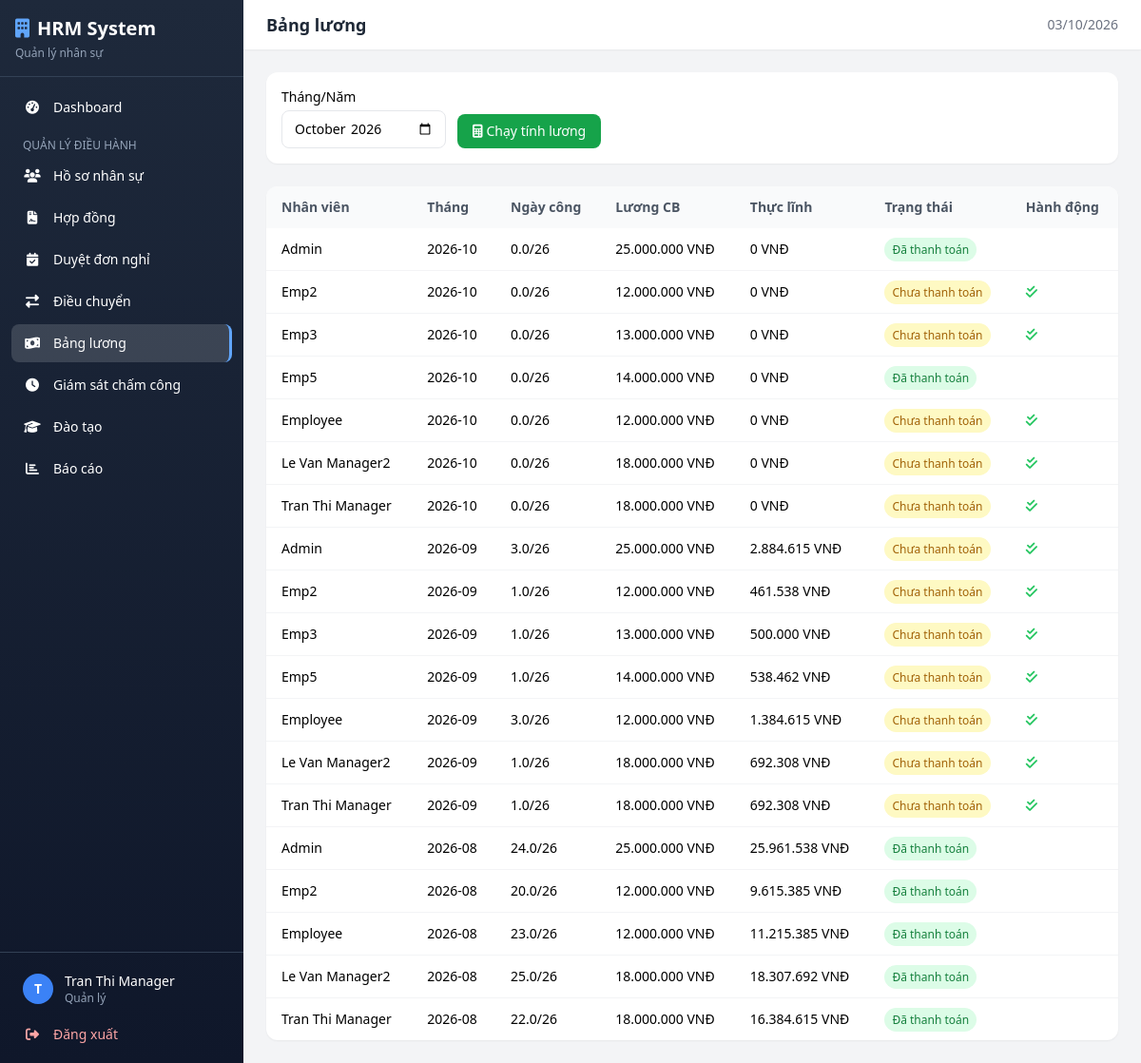
/hrm/index.php?page=bangluong (signed in), run on the app's committed database.
### tables this page shows
CREATE TABLE `bangluong` (
  `MaBangLuong` int(11) NOT NULL AUTO_INCREMENT,
  `MaNV` varchar(20) NOT NULL,
  `ThangNam` varchar(7) NOT NULL COMMENT 'Dinh dang YYYY-MM',
  `SoNgayCongChuan` int(11) DEFAULT 26,
  `SoNgayThucTe` decimal(4,1) NOT NULL DEFAULT 0.0,
  `LuongCoBan` decimal(15,2) NOT NULL,
  `TienPhuCap` decimal(15,2) DEFAULT 0.00,
  `TienThuong` decimal(15,2) DEFAULT 0.00,
  `CacKhoanKhauTru` decimal(15,2) DEFAULT 0.00,
  `ThucLinh` decimal(15,2) NOT NULL,
  `TrangThaiThanhToan` enum('ChuaThanhToan','DaThanhToan') DEFAULT 'ChuaThanhToan',
  `NgayTao` datetime DEFAULT current_timestamp(),
  PRIMARY KEY (`MaBangLuong`),
  UNIQUE KEY `UQ_Luong_Thang` (`MaNV`,`ThangNam`),
  CONSTRAINT `bangluong_ibfk_1` FOREIGN KEY (`MaNV`) REFERENCES `nhanvien` (`MaNV`) ON DELETE CASCADE
);

CREATE TABLE `nhanvien` (
  `MaNV` varchar(20) NOT NULL,
  `HoVaTen` varchar(100) NOT NULL,
  `NgaySinh` date NOT NULL,
  `GioiTinh` enum('Nam','Nu','Khac') NOT NULL,
  `CCCD` varchar(20) NOT NULL,
  `SoDienThoai` varchar(15) NOT NULL,
  `Email` varchar(100) NOT NULL,
  `DiaChiThuongTru` text DEFAULT NULL,
  `MaPhongBan` varchar(20) DEFAULT NULL,
  `MaChucVu` varchar(20) DEFAULT NULL,
  `MaTaiKhoan` int(11) DEFAULT NULL,
  `TrangThaiLamViec` enum('DangLamViec','NghiPhep','DaNghiViec') DEFAULT 'DangLamViec',
  `NgayVaoLam` date NOT NULL,
  PRIMARY KEY (`MaNV`),
  UNIQUE KEY `CCCD` (`CCCD`),
  UNIQUE KEY `Email` (`Email`),
  UNIQUE KEY `MaTaiKhoan` (`MaTaiKhoan`),
  KEY `MaPhongBan` (`MaPhongBan`),
  KEY `MaChucVu` (`MaChucVu`),
  CONSTRAINT `nhanvien_ibfk_1` FOREIGN KEY (`MaPhongBan`) REFERENCES `phongban` (`MaPhongBan`) ON DELETE SET NULL,
  CONSTRAINT `nhanvien_ibfk_2` FOREIGN KEY (`MaChucVu`) REFERENCES `chucvu` (`MaChucVu`) ON DELETE SET NULL,
  CONSTRAINT `nhanvien_ibfk_3` FOREIGN KEY (`MaTaiKhoan`) REFERENCES `taikhoan` (`MaTaiKhoan`) ON DELETE SET NULL
);

### hrm/includes/auth.php (called while the page is built, shortened)
<?php
function getUserName() {
    return $_SESSION['ho_va_ten'] ?? '';
}
function getUserRole() {
    return $_SESSION['vai_tro'] ?? '';
}
function getVaiTroLabel($vaiTro) {
    $labels = [
        'Admin' => 'Quản trị viên',
        'Manager' => 'Quản lý',
        'Employee' => 'Nhân viên'
    ];
    return $labels[$vaiTro] ?? $vaiTro;
}

### hrm/includes/layout.php (the view, shortened to what this page needs)
<?php
function renderHeader($pageTitle = 'HRM System') {
    $currentPage = $_GET['page'] ?? 'dashboard';
    $role = getUserRole();
    $userName = getUserName();
?>
<!DOCTYPE html>
<html lang="vi">
<head>
    <script src="https://cdn.tailwindcss.com"></script>
    <link rel="stylesheet" href="https://cdnjs.cloudflare.com/ajax/libs/font-awesome/6.5.1/css/all.min.css">
</head>
<body class="bg-gray-100 min-h-screen">
<div class="flex min-h-screen">
    <aside id="sidebar" class="sidebar w-64 bg-gradient-to-b from-slate-800 to-slate-900 text-white flex-shrink-0 flex flex-col transition-transform duration-300 fixed md:sticky top-0 h-screen overflow-y-auto">
        <div class="p-4 border-b border-slate-700">
            <h1 class="text-xl font-bold flex items-center gap-2">
                <i class="fas fa-building text-blue-400"></i>
                <span>HRM System</span>
            </h1>
            <p class="text-xs text-slate-400 mt-1">Quản lý nhân sự</p>
        </div>
        <nav class="flex-1 p-3 space-y-1">
            <a href="?page=dashboard" class="sidebar-link flex items-center gap-3 px-3 py-2.5 rounded-lg text-sm <?= $currentPage === 'dashboard' ? 'active' : '' ?>">
                <i class="fas fa-tachometer-alt w-5 text-center"></i> Dashboard
            </a>
            <?php if ($role === 'Manager'): ?>
            <p class="text-xs text-slate-400 px-3 pt-2 uppercase">Quản lý điều hành</p>
            <a href="?page=nhanvien" class="sidebar-link flex items-center gap-3 px-3 py-2.5 rounded-lg text-sm <?= $currentPage === 'nhanvien' ? 'active' : '' ?>">
                <i class="fas fa-users w-5 text-center"></i> Hồ sơ nhân sự
            </a>
            <a href="?page=hopdong" class="sidebar-link flex items-center gap-3 px-3 py-2.5 rounded-lg text-sm <?= $currentPage === 'hopdong' ? 'active' : '' ?>">
                <i class="fas fa-file-contract w-5 text-center"></i> Hợp đồng
            </a>
            <a href="?page=donxinnghi" class="sidebar-link flex items-center gap-3 px-3 py-2.5 rounded-lg text-sm <?= $currentPage === 'donxinnghi' ? 'active' : '' ?>">
                <i class="fas fa-calendar-check w-5 text-center"></i> Duyệt đơn nghỉ
            </a>
            <a href="?page=dieuchuyen" class="sidebar-link flex items-center gap-3 px-3 py-2.5 rounded-lg text-sm <?= $currentPage === 'dieuchuyen' ? 'active' : '' ?>">
                <i class="fas fa-exchange-alt w-5 text-center"></i> Điều chuyển
            </a>
            <a href="?page=bangluong" class="sidebar-link flex items-center gap-3 px-3 py-2.5 rounded-lg text-sm <?= $currentPage === 'bangluong' ? 'active' : '' ?>">
                <i class="fas fa-money-bill-wave w-5 text-center"></i> Bảng lương
            </a>
            <a href="?page=chamcong" class="sidebar-link flex items-center gap-3 px-3 py-2.5 rounded-lg text-sm <?= $currentPage === 'chamcong' ? 'active' : '' ?>">
                <i class="fas fa-clock w-5 text-center"></i> Giám sát chấm công
            </a>
            <a href="?page=daotao" class="sidebar-link flex items-center gap-3 px-3 py-2.5 rounded-lg text-sm <?= $currentPage === 'daotao' ? 'active' : '' ?>">
                <i class="fas fa-graduation-cap w-5 text-center"></i> Đào tạo
            </a>
            <a href="?page=baocao" class="sidebar-link flex items-center gap-3 px-3 py-2.5 rounded-lg text-sm <?= $currentPage === 'baocao' ? 'active' : '' ?>">
                <i class="fas fa-chart-bar w-5 text-center"></i> Báo cáo
            </a>
            <?php endif; ?>
        </nav>
        <div class="p-3 border-t border-slate-700">
            <div class="flex items-center gap-3 px-3 py-2">
                <div class="w-8 h-8 bg-blue-500 rounded-full flex items-center justify-center text-sm font-bold"><?= strtoupper(substr($userName, 0, 1)) ?></div>
                <div class="flex-1 min-w-0">
                    <p class="text-sm font-medium truncate"><?= htmlspecialchars($userName) ?></p>
                    <p class="text-xs text-slate-400"><?= getVaiTroLabel($role) ?></p>
                </div>
            </div>
            <a href="?page=logout" class="sidebar-link flex items-center gap-3 px-3 py-2 rounded-lg text-sm text-red-300 mt-1">
                <i class="fas fa-sign-out-alt w-5 text-center"></i> Đăng xuất
            </a>
        </div>
    </aside>
    <main class="flex-1 min-w-0">
        <header class="bg-white shadow-sm sticky top-0 z-40">
            <div class="flex items-center justify-between px-4 md:px-6 py-3">
                <h2 class="text-lg font-semibold text-gray-800"><?= $pageTitle ?></h2>
                <div class="flex items-center gap-4">
                    <span class="text-sm text-gray-500"><?= date('d/m/Y') ?></span>
                </div>
            </div>
        </header>
        <div class="p-4 md:p-6">
<?php
}
function renderFooter() {
?>
        </div>
    </main>
</div>
</body>
</html>
<?php
}
?>
<?php
function renderTable($headers, $rows, $emptyMsg = 'Không có dữ liệu') {
?>
<div class="bg-white rounded-xl shadow-sm overflow-hidden">
    <div class="overflow-x-auto">
        <table class="w-full text-sm">
            <thead class="bg-gray-50">
                <tr>
                    <?php foreach ($headers as $h): ?>
                    <th class="px-4 py-3 text-left font-semibold text-gray-600"><?= $h ?></th>
                    <?php endforeach; ?>
                </tr>
            </thead>
            <tbody class="divide-y divide-gray-100">
                <?php if (empty($rows)): ?>
                <tr><td colspan="<?= count($headers) ?>" class="px-4 py-8 text-center text-gray-400"><?= $emptyMsg ?></td></tr>
                <?php else: ?>
                <?php foreach ($rows as $row): ?>
                <tr class="hover:bg-gray-50">
                    <?php foreach ($row as $cell): ?>
                    <td class="px-4 py-3"><?= $cell ?></td>
                    <?php endforeach; ?>
                </tr>
                <?php endforeach; ?>
                <?php endif; ?>
            </tbody>
        </table>
    </div>
</div>
<?php
}
?>

### hrm/pages/bangluong.php (shortened to what this page needs)
<?php
$role = getUserRole();
$maNV = getMaNV();
if ($role === 'Employee') {
    $stmt = $pdo->prepare("SELECT * FROM BangLuong WHERE MaNV=? ORDER BY ThangNam DESC");
    $stmt->execute([$maNV]);
    $luongList = $stmt->fetchAll();
} else {
    $luongList = $pdo->query("SELECT l.*, n.HoVaTen FROM BangLuong l JOIN NhanVien n ON l.MaNV=n.MaNV ORDER BY l.ThangNam DESC, n.HoVaTen")->fetchAll();
}
renderHeader('Bảng lương');
?>
<?php if ($role === 'Manager'): ?>
<form method="POST" class="flex items-end gap-3 mb-6 bg-white p-4 rounded-xl shadow-sm">
    <div><label class="block text-sm font-medium mb-1">Tháng/Năm</label><input type="month" name="thang_nam" value="<?= date('Y-m') ?>" required class="border rounded-lg px-3 py-2 text-sm"></div>
    <button class="bg-green-600 hover:bg-green-700 text-white px-4 py-2 rounded-lg text-sm"><i class="fas fa-calculator mr-1"></i>Chạy tính lương</button>
</form>
<?php endif; ?>
<?php
$headers = $role === 'Employee' ? ['Tháng', 'Ngày công', 'Lương cơ bản', 'Thực lĩnh', 'Trạng thái'] : ['Nhân viên', 'Tháng', 'Ngày công', 'Lương CB', 'Thực lĩnh', 'Trạng thái', 'Hành động'];
$rows = [];
foreach ($luongList as $l) {
    $badge = $l['TrangThaiThanhToan'] === 'DaThanhToan' ? '<span class="px-2 py-1 rounded-full text-xs bg-green-100 text-green-700">Đã thanh toán</span>' : '<span class="px-2 py-1 rounded-full text-xs bg-yellow-100 text-yellow-700">Chưa thanh toán</span>';
    $action = '';
    if ($role === 'Manager' && $l['TrangThaiThanhToan'] === 'ChuaThanhToan') {
        $action = '<form method="POST" class="inline"><input type="hidden" name="action" value="pay"><input type="hidden" name="ma_bang_luong" value="'.$l['MaBangLuong'].'"><button class="text-green-500 hover:text-green-700" title="Đánh dấu đã trả"><i class="fas fa-check-double"></i></button></form>';
    }
    if ($role === 'Employee') {
        $rows[] = [$l['ThangNam'], $l['SoNgayThucTe'] . '/' . $l['SoNgayCongChuan'], formatCurrency($l['LuongCoBan']), formatCurrency($l['ThucLinh']), $badge];
    } else {
        $rows[] = [htmlspecialchars($l['HoVaTen'] ?? ''), $l['ThangNam'], $l['SoNgayThucTe'] . '/' . $l['SoNgayCongChuan'], formatCurrency($l['LuongCoBan']), formatCurrency($l['ThucLinh']), $badge, $action];
    }
}
renderTable($headers, $rows, 'Chưa có bảng lương');
renderFooter();

### hrm/includes/layout.php (style rules this page uses)
.sidebar-link.active { background: rgba(255,255,255,0.15); border-right: 3px solid #60a5fa; }

### data on the page
bangluong: MaNV.HoVaTen "Admin", ThangNam "2026-10", cell "0.0/26", cell "25.000.000 VNĐ", cell "0 VNĐ", TrangThaiThanhToan "Đã thanh toán"
bangluong: MaNV.HoVaTen "Emp2", ThangNam "2026-10", cell "0.0/26", cell "12.000.000 VNĐ", cell "0 VNĐ", TrangThaiThanhToan "Chưa thanh toán"
bangluong: MaNV.HoVaTen "Emp3", ThangNam "2026-10", cell "0.0/26", cell "13.000.000 VNĐ", cell "0 VNĐ", TrangThaiThanhToan "Chưa thanh toán"
bangluong: MaNV.HoVaTen "Emp5", ThangNam "2026-10", cell "0.0/26", cell "14.000.000 VNĐ", cell "0 VNĐ", TrangThaiThanhToan "Đã thanh toán"
bangluong: MaNV.HoVaTen "Employee", ThangNam "2026-10", cell "0.0/26", cell "12.000.000 VNĐ", cell "0 VNĐ", TrangThaiThanhToan "Chưa thanh toán"
bangluong: MaNV.HoVaTen "Le Van Manager2", ThangNam "2026-10", cell "0.0/26", cell "18.000.000 VNĐ", cell "0 VNĐ", TrangThaiThanhToan "Chưa thanh toán"
bangluong: MaNV.HoVaTen "Tran Thi Manager", ThangNam "2026-10", cell "0.0/26", cell "18.000.000 VNĐ", cell "0 VNĐ", TrangThaiThanhToan "Chưa thanh toán"
bangluong: MaNV.HoVaTen "Admin", ThangNam "2026-09", cell "3.0/26", cell "25.000.000 VNĐ", cell "2.884.615 VNĐ", TrangThaiThanhToan "Chưa thanh toán"
bangluong: MaNV.HoVaTen "Emp2", ThangNam "2026-09", cell "1.0/26", cell "12.000.000 VNĐ", cell "461.538 VNĐ", TrangThaiThanhToan "Chưa thanh toán"
bangluong: MaNV.HoVaTen "Emp3", ThangNam "2026-09", cell "1.0/26", cell "13.000.000 VNĐ", cell "500.000 VNĐ", TrangThaiThanhToan "Chưa thanh toán"
bangluong: MaNV.HoVaTen "Emp5", ThangNam "2026-09", cell "1.0/26", cell "14.000.000 VNĐ", cell "538.462 VNĐ", TrangThaiThanhToan "Chưa thanh toán"
bangluong: MaNV.HoVaTen "Employee", ThangNam "2026-09", cell "3.0/26", cell "12.000.000 VNĐ", cell "1.384.615 VNĐ", TrangThaiThanhToan "Chưa thanh toán"
bangluong: MaNV.HoVaTen "Le Van Manager2", ThangNam "2026-09", cell "1.0/26", cell "18.000.000 VNĐ", cell "692.308 VNĐ", TrangThaiThanhToan "Chưa thanh toán"
bangluong: MaNV.HoVaTen "Tran Thi Manager", ThangNam "2026-09", cell "1.0/26", cell "18.000.000 VNĐ", cell "692.308 VNĐ", TrangThaiThanhToan "Chưa thanh toán"
bangluong: MaNV.HoVaTen "Admin", ThangNam "2026-08", cell "24.0/26", cell "25.000.000 VNĐ", cell "25.961.538 VNĐ", TrangThaiThanhToan "Đã thanh toán"
bangluong: MaNV.HoVaTen "Emp2", ThangNam "2026-08", cell "20.0/26", cell "12.000.000 VNĐ", cell "9.615.385 VNĐ", TrangThaiThanhToan "Đã thanh toán"
bangluong: MaNV.HoVaTen "Employee", ThangNam "2026-08", cell "23.0/26", cell "12.000.000 VNĐ", cell "11.215.385 VNĐ", TrangThaiThanhToan "Đã thanh toán"
bangluong: MaNV.HoVaTen "Le Van Manager2", ThangNam "2026-08", cell "25.0/26", cell "18.000.000 VNĐ", cell "18.307.692 VNĐ", TrangThaiThanhToan "Đã thanh toán"
bangluong: MaNV.HoVaTen "Tran Thi Manager", ThangNam "2026-08", cell "22.0/26", cell "18.000.000 VNĐ", cell "16.384.615 VNĐ", TrangThaiThanhToan "Đã thanh toán"

### other printed values
substr($userName, 0, 1) "T"
$userName "Tran Thi Manager"
getVaiTroLabel($role) "Quản lý"
$pageTitle "Bảng lương"
$h "Nhân viên"
$h "Tháng"
$h "Ngày công"
$h "Lương CB"
$h "Thực lĩnh"
$h "Trạng thái"
$h "Hành động"
